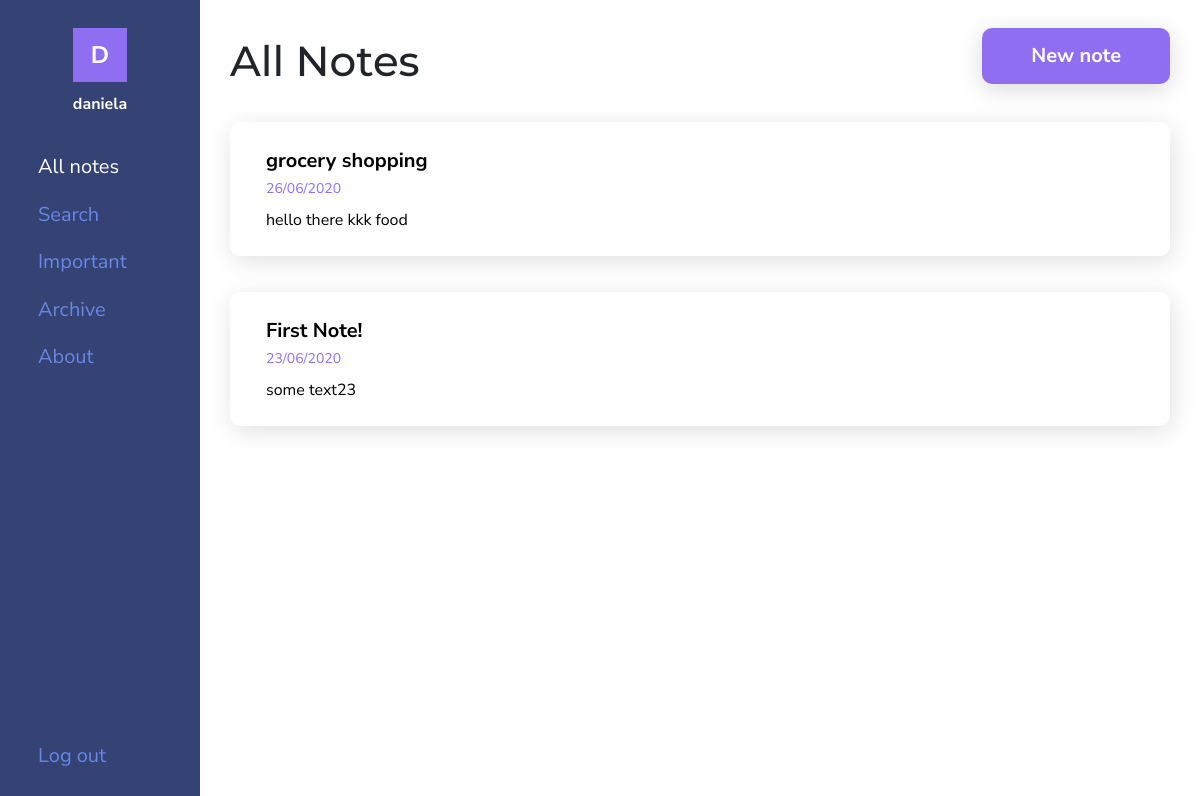
/notes/ (signed in), run on an earlier commit of the app's database.
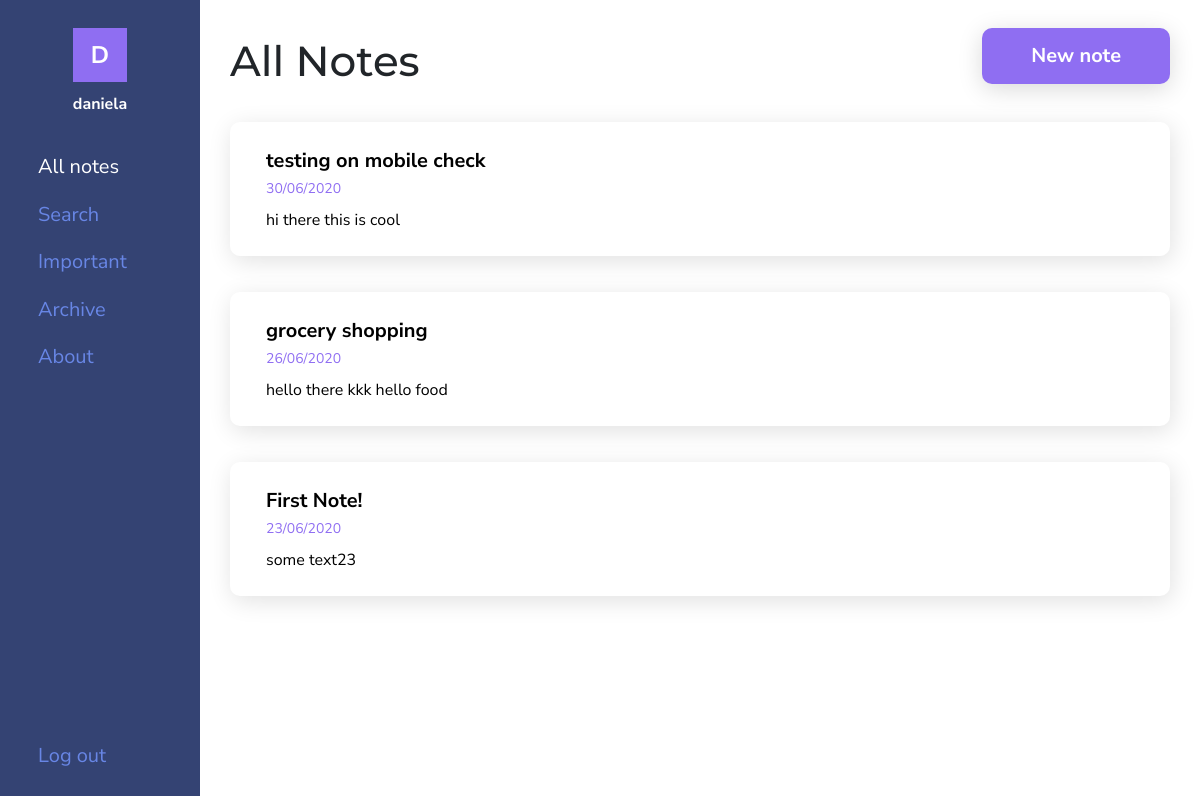
And on a later commit of the database.
### notes/models.py (models this page shows, shortened)
class Note(models.Model):
    title = models.CharField(max_length=100, blank=True)
    text = HTMLField(blank=True)
    date = models.DateTimeField(auto_now_add=True)
    important = models.BooleanField(default=False)
    archive = models.BooleanField(default=False)
    user = models.ForeignKey(User, on_delete=models.CASCADE)

### notes/views.py (the view)
# urls.py: path('notes/', views.notes, name='notes'),
def notes(request):
    usernotes = Note.objects.filter(user=request.user, archive=False).order_by('-date')
    active = 'noteLink'
    return render(request, 'notes/notes.html', {'notes': usernotes, 'active': active})

### notes/templates/notes/notes.html (shortened to what this page needs)
{% load static %}
<!DOCTYPE html>
<html>
<head>
    <link rel="stylesheet" href="https://stackpath.bootstrapcdn.com/bootstrap/4.5.0/css/bootstrap.min.css">
    <link rel="stylesheet" href="https://cdnjs.cloudflare.com/ajax/libs/material-design-icons/3.0.1/iconfont/material-icons.min.css">
    <link rel="stylesheet" type="text/css" href="{% static 'notes/style.css' %}">
    <link rel="stylesheet" type="text/css" href="{% static 'notes/notes.css' %}">
</head>
<body>
    <div class="container-fluid">
        <div class="row" id="mainRow">
            {% include "notes/navbar.html" %}
            <div class="col-sm-9 col-md-10 col-lg-10" id="content">
                <div class="container">
                    <div>
                        <h1>All Notes</h1>
                        <a href="{% url 'add' %}" class="btn medium-text">New note</a>
                    </div>
                    {% if notes %}
                    <div id="notes">
                        <ul>
                            {% for note in notes %}
                            <li class="note">
                                <a href="{% url 'note' note.id %}">
                                    <p class="medium-text"><b>{{ note.title }}</b></p>
                                    <br>
                                    <p class="date">{{ note.date|date:'d/m/Y' }}</p>
                                    {% if note.text %}
                                    <div class="note-text">{{ note.text|striptags|truncatechars:200 }}</div>
                                    {% endif %}
                                </a>
                            </li>
                            {% endfor %}
                        </ul>
                    </div>
                    {% else %}
                    <div id="noNotes">
                        <p class="text-center medium-text">You don't have any notes. <a href="{% url 'add' %}">Create a new note.</a></p>
                    </div>
                    {% endif %}
                </div>
            </div>
        </div>
    </div>
</body>
</html>

What changed in the data, as far as the page shows it:
added Note: title "testing on mobile check", date "30/06/2020", text "hi there this is cool"
changed Note "grocery shopping": text "hello there kkk food" → "hello there kkk hello food"
